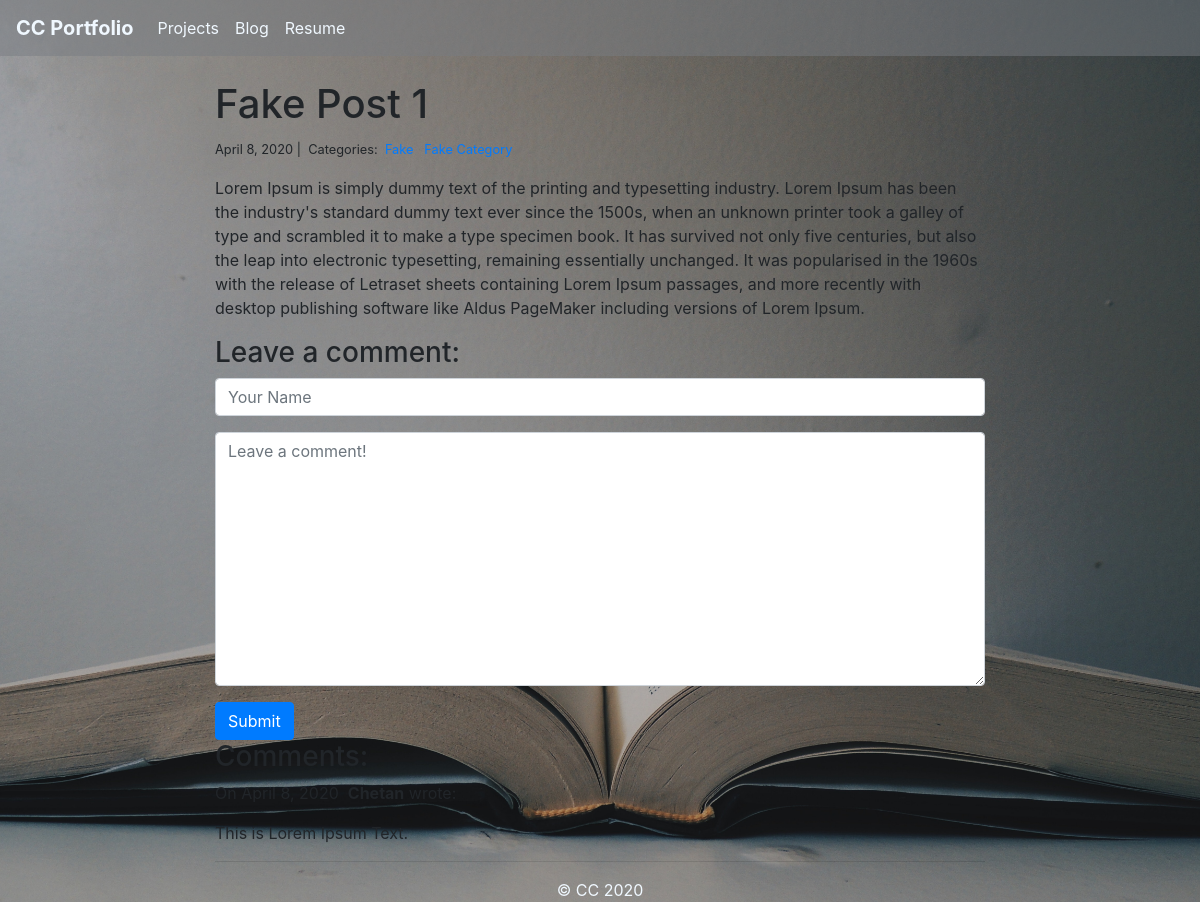
The page /blog/1/ on the database as committed earlier.
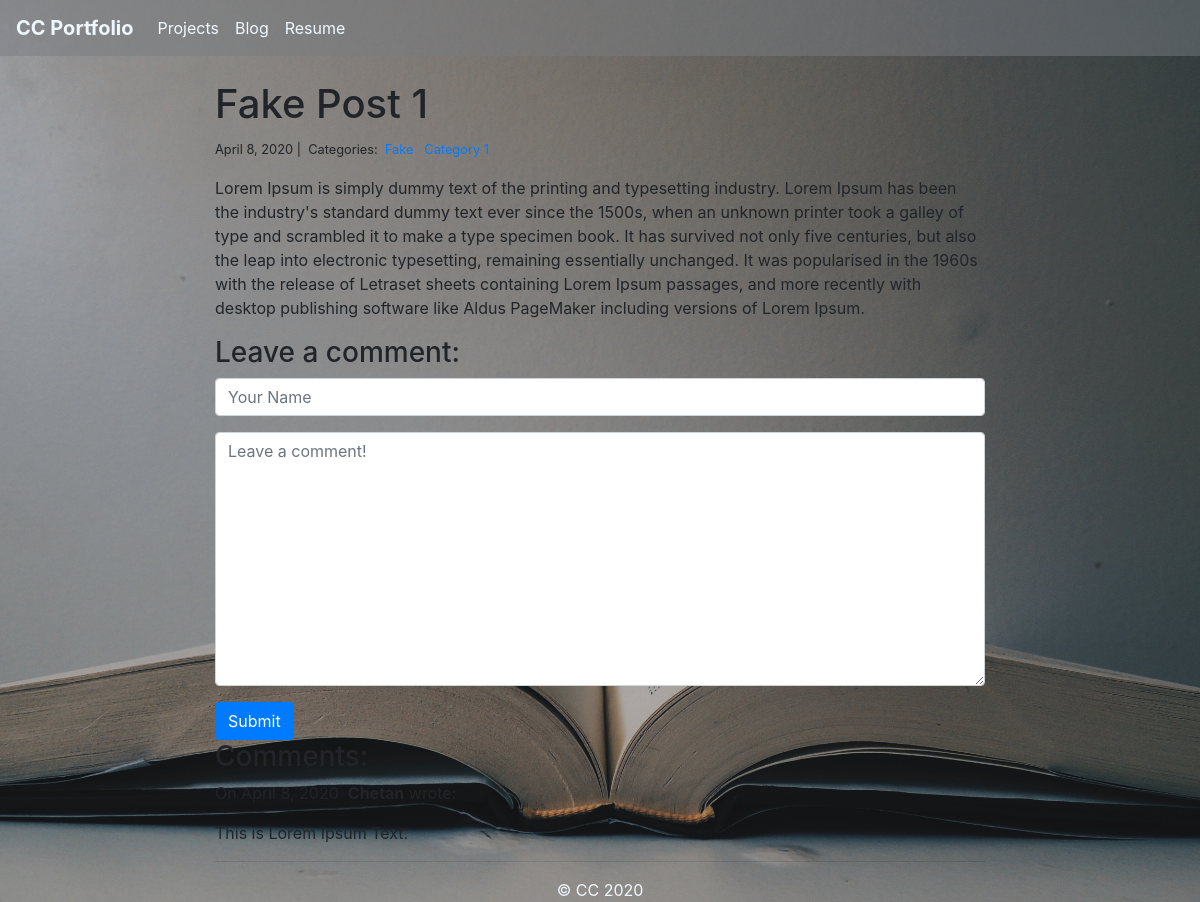
The same page on the database as committed later.
### blog/models.py (models this page shows)
class Category(models.Model):
    name = models.CharField(max_length=20)

### blog/views.py (the view, shortened to what this page needs)
# urls.py: path("<int:pk>/", views.blog_detail, name="blog_detail"),
def blog_detail(request, pk):
    post = Post.objects.get(pk=pk)
    form = CommentForm()
    comments = Comment.objects.filter(post=post)
    context = {
        "post": post,
        "comments": comments,
        "form": form,
    }
    return render(request, "blog_detail.html", context)

### blog/forms.py
class CommentForm(forms.Form):
    author = forms.CharField(
        max_length=60,
        widget=forms.TextInput(attrs={
            "class": "form-control",
            "placeholder": "Your Name"
        })
    )
    body = forms.CharField(widget=forms.Textarea(
        attrs={
            "class": "form-control",
            "placeholder": "Leave a comment!"
        })
    )

### blog/templates/blog_detail.html (shortened to what this page needs)
{% extends "base.html" %}
{% block page_content %}
<div class="col-md-8 offset-md-2">
    <h1>{{ post.title }}</h1>
    <small>
        {{ post.created_on.date }} |&nbsp;
        Categories:&nbsp;
        {% for category in post.categories.all %}
        <a href="{% url 'blog_category' category.name %}">
            {{ category.name }}
        </a>&nbsp;
        {% endfor %}
    </small>
    <p>{{ post.body | linebreaks }}</p>
    <h3>Leave a comment:</h3>
    <form action="/blog/{{ post.pk }}/" method="post">
        <div class="form-group">
            {{ form.author }}
        </div>
        <div class="form-group">
            {{ form.body }}
        </div>
        <button type="submit" class="btn btn-primary">Submit</button>
    </form>
    <h3>Comments:</h3>
    {% for comment in comments %}
    <p>
        On {{comment.created_on.date }}&nbsp;
        <b>{{ comment.author }}</b> wrote:
    </p>
    <p>{{ comment.body }}</p>
    <hr>
    {% endfor %}
</div>
{% endblock %}

Rows that differ between the two databases and show on the page:
changed Category: name "Fake Category" → "Category 1"
